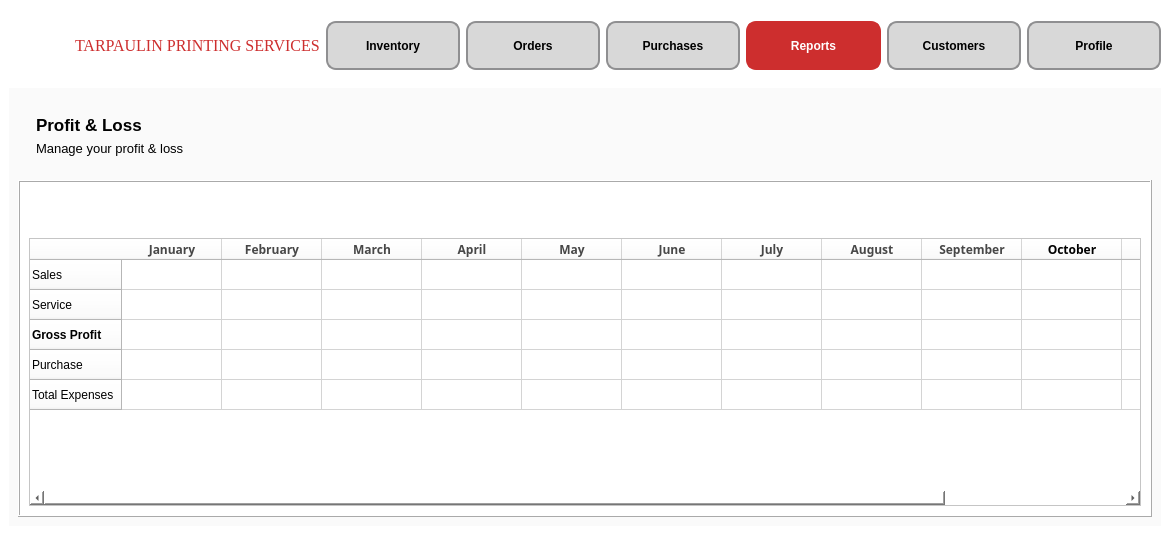
<?xml version="1.0" encoding="UTF-8"?>
<ui version="4.0">
 <class>Report_2</class>
 <widget class="QMainWindow" name="Report_2">
  <property name="geometry">
   <rect>
    <x>0</x>
    <y>0</y>
    <width>1170</width>
    <height>535</height>
   </rect>
  </property>
  <property name="sizePolicy">
   <sizepolicy hsizetype="Fixed" vsizetype="Fixed">
    <horstretch>0</horstretch>
    <verstretch>0</verstretch>
   </sizepolicy>
  </property>
  <property name="windowTitle">
   <string>MainWindow</string>
  </property>
  <property name="styleSheet">
   <string notr="true">background-color: white;</string>
  </property>
  <widget class="QWidget" name="centralwidget">
   <layout class="QVBoxLayout" name="verticalLayout">
    <item>
     <widget class="QFrame" name="NavbarFrame">
      <property name="enabled">
       <bool>true</bool>
      </property>
      <property name="sizePolicy">
       <sizepolicy hsizetype="Preferred" vsizetype="Preferred">
        <horstretch>0</horstretch>
        <verstretch>0</verstretch>
       </sizepolicy>
      </property>
      <property name="font">
       <font>
        <pointsize>10</pointsize>
       </font>
      </property>
      <property name="cursor">
       <cursorShape>ArrowCursor</cursorShape>
      </property>
      <property name="styleSheet">
       <string notr="true">QPushButton {
    min-width: 100px; 
    max-width: 150px;
    min-height: 40px;
    max-height: 35px;
	font-size:12px;
	border: 2px solid #8f8f91; 
	border-radius: 10px;
	background-color: #d8d8d8; 
	min-width: 80px; 
	min-height: 30px; 
	padding: 5px; 
	color: black; 
	font-weight: bold; 
}
</string>
      </property>
      <property name="frameShape">
       <enum>QFrame::NoFrame</enum>
      </property>
      <property name="frameShadow">
       <enum>QFrame::Plain</enum>
      </property>
      <layout class="QHBoxLayout" name="horizontalLayout">
       <property name="leftMargin">
        <number>5</number>
       </property>
       <property name="rightMargin">
        <number>0</number>
       </property>
       <item>
        <widget class="QLabel" name="Logo">
         <property name="enabled">
          <bool>true</bool>
         </property>
         <property name="sizePolicy">
          <sizepolicy hsizetype="Fixed" vsizetype="Fixed">
           <horstretch>0</horstretch>
           <verstretch>0</verstretch>
          </sizepolicy>
         </property>
         <property name="minimumSize">
          <size>
           <width>55</width>
           <height>55</height>
          </size>
         </property>
         <property name="maximumSize">
          <size>
           <width>55</width>
           <height>55</height>
          </size>
         </property>
         <property name="font">
          <font>
           <pointsize>10</pointsize>
          </font>
         </property>
         <property name="cursor">
          <cursorShape>PointingHandCursor</cursorShape>
         </property>
         <property name="autoFillBackground">
          <bool>false</bool>
         </property>
         <property name="styleSheet">
          <string notr="true"/>
         </property>
         <property name="text">
          <string/>
         </property>
         <property name="textFormat">
          <enum>Qt::RichText</enum>
         </property>
         <property name="pixmap">
          <pixmap>static/logo.png</pixmap>
         </property>
         <property name="scaledContents">
          <bool>true</bool>
         </property>
         <property name="wordWrap">
          <bool>false</bool>
         </property>
        </widget>
       </item>
       <item>
        <widget class="QLabel" name="tarp">
         <property name="font">
          <font>
           <family>Georgia</family>
           <pointsize>12</pointsize>
           <weight>9</weight>
           <italic>false</italic>
           <bold>false</bold>
          </font>
         </property>
         <property name="cursor">
          <cursorShape>PointingHandCursor</cursorShape>
         </property>
         <property name="autoFillBackground">
          <bool>false</bool>
         </property>
         <property name="styleSheet">
          <string notr="true">font: 75 12pt &quot;Georgia&quot;;
color: #CD2E2E;</string>
         </property>
         <property name="text">
          <string>TARPAULIN PRINTING SERVICES</string>
         </property>
        </widget>
       </item>
       <item>
        <widget class="QPushButton" name="Inventory">
         <property name="minimumSize">
          <size>
           <width>94</width>
           <height>44</height>
          </size>
         </property>
         <property name="font">
          <font>
           <pointsize>-1</pointsize>
           <weight>75</weight>
           <bold>true</bold>
          </font>
         </property>
         <property name="cursor">
          <cursorShape>PointingHandCursor</cursorShape>
         </property>
         <property name="styleSheet">
          <string notr="true">font-size:12px;

</string>
         </property>
         <property name="text">
          <string>Inventory</string>
         </property>
        </widget>
       </item>
       <item>
        <widget class="QPushButton" name="Order">
         <property name="font">
          <font>
           <pointsize>-1</pointsize>
           <weight>75</weight>
           <bold>true</bold>
          </font>
         </property>
         <property name="cursor">
          <cursorShape>PointingHandCursor</cursorShape>
         </property>
         <property name="styleSheet">
          <string notr="true">font-size:12px;
</string>
         </property>
         <property name="text">
          <string>Orders</string>
         </property>
        </widget>
       </item>
       <item>
        <widget class="QPushButton" name="Purchase">
         <property name="font">
          <font>
           <pointsize>-1</pointsize>
           <weight>75</weight>
           <bold>true</bold>
          </font>
         </property>
         <property name="cursor">
          <cursorShape>PointingHandCursor</cursorShape>
         </property>
         <property name="styleSheet">
          <string notr="true">font-size:12px;
</string>
         </property>
         <property name="text">
          <string>Purchases</string>
         </property>
        </widget>
       </item>
       <item>
        <widget class="QPushButton" name="Report">
         <property name="font">
          <font>
           <pointsize>-1</pointsize>
           <weight>75</weight>
           <bold>true</bold>
          </font>
         </property>
         <property name="cursor">
          <cursorShape>PointingHandCursor</cursorShape>
         </property>
         <property name="styleSheet">
          <string notr="true">font-size:12px;
color: white;
border: 2px solid #CD2E2E;
background-color: #CD2E2E;</string>
         </property>
         <property name="text">
          <string>Reports</string>
         </property>
        </widget>
       </item>
       <item>
        <widget class="QPushButton" name="Customer">
         <property name="font">
          <font>
           <pointsize>-1</pointsize>
           <weight>75</weight>
           <bold>true</bold>
          </font>
         </property>
         <property name="cursor">
          <cursorShape>PointingHandCursor</cursorShape>
         </property>
         <property name="styleSheet">
          <string notr="true">font-size:12px;</string>
         </property>
         <property name="text">
          <string>Customers</string>
         </property>
        </widget>
       </item>
       <item>
        <widget class="QPushButton" name="Profile">
         <property name="font">
          <font>
           <pointsize>-1</pointsize>
           <weight>75</weight>
           <bold>true</bold>
          </font>
         </property>
         <property name="cursor">
          <cursorShape>PointingHandCursor</cursorShape>
         </property>
         <property name="styleSheet">
          <string notr="true">font-size:12px;</string>
         </property>
         <property name="text">
          <string>Profile</string>
         </property>
        </widget>
       </item>
      </layout>
     </widget>
    </item>
    <item>
     <widget class="QFrame" name="TableContainer">
      <property name="sizePolicy">
       <sizepolicy hsizetype="Expanding" vsizetype="Expanding">
        <horstretch>0</horstretch>
        <verstretch>0</verstretch>
       </sizepolicy>
      </property>
      <property name="minimumSize">
       <size>
        <width>0</width>
        <height>2</height>
       </size>
      </property>
      <property name="font">
       <font>
        <pointsize>10</pointsize>
       </font>
      </property>
      <property name="layoutDirection">
       <enum>Qt::LeftToRight</enum>
      </property>
      <property name="autoFillBackground">
       <bool>false</bool>
      </property>
      <property name="styleSheet">
       <string notr="true">background-color: #FAFAFA;
width: 100vw;</string>
      </property>
      <property name="frameShape">
       <enum>QFrame::NoFrame</enum>
      </property>
      <property name="frameShadow">
       <enum>QFrame::Plain</enum>
      </property>
      <layout class="QVBoxLayout" name="verticalLayout_2">
       <item>
        <widget class="QFrame" name="Label">
         <property name="sizePolicy">
          <sizepolicy hsizetype="Preferred" vsizetype="Preferred">
           <horstretch>0</horstretch>
           <verstretch>0</verstretch>
          </sizepolicy>
         </property>
         <property name="font">
          <font>
           <pointsize>10</pointsize>
          </font>
         </property>
         <property name="frameShape">
          <enum>QFrame::NoFrame</enum>
         </property>
         <property name="frameShadow">
          <enum>QFrame::Raised</enum>
         </property>
         <layout class="QHBoxLayout" name="horizontalLayout_4">
          <property name="rightMargin">
           <number>0</number>
          </property>
          <item>
           <widget class="QFrame" name="ProductList">
            <property name="font">
             <font>
              <pointsize>10</pointsize>
             </font>
            </property>
            <property name="frameShape">
             <enum>QFrame::NoFrame</enum>
            </property>
            <property name="frameShadow">
             <enum>QFrame::Raised</enum>
            </property>
            <layout class="QVBoxLayout" name="verticalLayout_3">
             <item>
              <widget class="QLabel" name="ProductLabel">
               <property name="font">
                <font>
                 <pointsize>13</pointsize>
                 <weight>75</weight>
                 <bold>true</bold>
                </font>
               </property>
               <property name="styleSheet">
                <string notr="true">font-weight: bold;</string>
               </property>
               <property name="text">
                <string>Profit &amp; Loss</string>
               </property>
              </widget>
             </item>
             <item>
              <widget class="QLabel" name="manageLabel">
               <property name="font">
                <font>
                 <pointsize>10</pointsize>
                </font>
               </property>
               <property name="text">
                <string>Manage your profit &amp; loss</string>
               </property>
              </widget>
             </item>
            </layout>
           </widget>
          </item>
          <item>
           <widget class="QFrame" name="BtnContainer">
            <property name="font">
             <font>
              <pointsize>10</pointsize>
             </font>
            </property>
            <property name="frameShape">
             <enum>QFrame::NoFrame</enum>
            </property>
            <property name="frameShadow">
             <enum>QFrame::Raised</enum>
            </property>
            <layout class="QHBoxLayout" name="horizontalLayout_3">
             <property name="rightMargin">
              <number>0</number>
             </property>
             <item>
              <spacer name="horizontalSpacer">
               <property name="font">
                <font>
                 <pointsize>10</pointsize>
                </font>
               </property>
               <property name="orientation">
                <enum>Qt::Horizontal</enum>
               </property>
               <property name="sizeHint" stdset="0">
                <size>
                 <width>649</width>
                 <height>20</height>
                </size>
               </property>
              </spacer>
             </item>
            </layout>
           </widget>
          </item>
         </layout>
        </widget>
       </item>
       <item>
        <widget class="QFrame" name="DataFrame">
         <property name="sizePolicy">
          <sizepolicy hsizetype="Expanding" vsizetype="Expanding">
           <horstretch>0</horstretch>
           <verstretch>0</verstretch>
          </sizepolicy>
         </property>
         <property name="font">
          <font>
           <pointsize>10</pointsize>
          </font>
         </property>
         <property name="styleSheet">
          <string notr="true">background-color: white;</string>
         </property>
         <property name="frameShape">
          <enum>QFrame::Box</enum>
         </property>
         <property name="frameShadow">
          <enum>QFrame::Raised</enum>
         </property>
         <layout class="QVBoxLayout" name="verticalLayout_4">
          <item>
           <widget class="QFrame" name="SearchFrame">
            <property name="minimumSize">
             <size>
              <width>0</width>
              <height>41</height>
             </size>
            </property>
            <property name="font">
             <font>
              <pointsize>10</pointsize>
             </font>
            </property>
            <property name="frameShape">
             <enum>QFrame::NoFrame</enum>
            </property>
            <property name="frameShadow">
             <enum>QFrame::Raised</enum>
            </property>
            <layout class="QHBoxLayout" name="horizontalLayout_2">
             <item>
              <spacer name="horizontalSpacer_2">
               <property name="font">
                <font>
                 <pointsize>10</pointsize>
                </font>
               </property>
               <property name="orientation">
                <enum>Qt::Horizontal</enum>
               </property>
               <property name="sizeHint" stdset="0">
                <size>
                 <width>610</width>
                 <height>20</height>
                </size>
               </property>
              </spacer>
             </item>
            </layout>
           </widget>
          </item>
          <item>
           <widget class="QTableWidget" name="tableWidget">
            <property name="font">
             <font>
              <pointsize>10</pointsize>
              <weight>75</weight>
              <bold>true</bold>
             </font>
            </property>
            <property name="columnCount">
             <number>12</number>
            </property>
            <attribute name="horizontalHeaderStretchLastSection">
             <bool>true</bool>
            </attribute>
            <row>
             <property name="text">
              <string>Sales</string>
             </property>
            </row>
            <row>
             <property name="text">
              <string>Service</string>
             </property>
            </row>
            <row>
             <property name="text">
              <string>Gross Profit</string>
             </property>
             <property name="font">
              <font>
               <weight>75</weight>
               <bold>true</bold>
              </font>
             </property>
            </row>
            <row>
             <property name="text">
              <string>Purchase</string>
             </property>
            </row>
            <row>
             <property name="text">
              <string>Total Expenses</string>
             </property>
            </row>
            <column>
             <property name="text">
              <string>January</string>
             </property>
             <property name="font">
              <font>
               <family>Bahnschrift SemiBold</family>
               <pointsize>9</pointsize>
               <weight>75</weight>
               <bold>true</bold>
               <underline>false</underline>
              </font>
             </property>
             <property name="foreground">
              <brush brushstyle="SolidPattern">
               <color alpha="255">
                <red>71</red>
                <green>71</green>
                <blue>71</blue>
               </color>
              </brush>
             </property>
            </column>
            <column>
             <property name="text">
              <string>February</string>
             </property>
             <property name="font">
              <font>
               <family>Bahnschrift SemiBold</family>
               <weight>75</weight>
               <bold>true</bold>
              </font>
             </property>
             <property name="foreground">
              <brush brushstyle="SolidPattern">
               <color alpha="255">
                <red>71</red>
                <green>71</green>
                <blue>71</blue>
               </color>
              </brush>
             </property>
            </column>
            <column>
             <property name="text">
              <string>March</string>
             </property>
             <property name="font">
              <font>
               <family>Bahnschrift SemiBold</family>
               <pointsize>9</pointsize>
               <weight>75</weight>
               <bold>true</bold>
              </font>
             </property>
             <property name="foreground">
              <brush brushstyle="SolidPattern">
               <color alpha="255">
                <red>71</red>
                <green>71</green>
                <blue>71</blue>
               </color>
              </brush>
             </property>
            </column>
            <column>
             <property name="text">
              <string>April</string>
             </property>
             <property name="font">
              <font>
               <family>Bahnschrift SemiBold</family>
               <pointsize>9</pointsize>
               <weight>75</weight>
               <bold>true</bold>
              </font>
             </property>
             <property name="foreground">
              <brush brushstyle="SolidPattern">
               <color alpha="255">
                <red>71</red>
                <green>71</green>
                <blue>71</blue>
               </color>
              </brush>
             </property>
            </column>
            <column>
             <property name="text">
              <string>May</string>
             </property>
             <property name="font">
              <font>
               <family>Bahnschrift SemiBold</family>
               <pointsize>9</pointsize>
               <weight>75</weight>
               <bold>true</bold>
              </font>
             </property>
             <property name="foreground">
              <brush brushstyle="SolidPattern">
               <color alpha="255">
                <red>71</red>
                <green>71</green>
                <blue>71</blue>
               </color>
              </brush>
             </property>
            </column>
            <column>
             <property name="text">
              <string>June</string>
             </property>
             <property name="font">
              <font>
               <family>Bahnschrift SemiBold</family>
               <pointsize>9</pointsize>
               <weight>75</weight>
               <bold>true</bold>
              </font>
             </property>
             <property name="foreground">
              <brush brushstyle="SolidPattern">
               <color alpha="255">
                <red>71</red>
                <green>71</green>
                <blue>71</blue>
               </color>
              </brush>
             </property>
            </column>
            <column>
             <property name="text">
              <string>July</string>
             </property>
             <property name="font">
              <font>
               <family>Bahnschrift SemiBold</family>
               <pointsize>9</pointsize>
               <weight>75</weight>
               <bold>true</bold>
              </font>
             </property>
             <property name="foreground">
              <brush brushstyle="SolidPattern">
               <color alpha="255">
                <red>71</red>
                <green>71</green>
                <blue>71</blue>
               </color>
              </brush>
             </property>
            </column>
            <column>
             <property name="text">
              <string>August</string>
             </property>
             <property name="font">
              <font>
               <family>Bahnschrift SemiBold</family>
               <pointsize>9</pointsize>
               <weight>75</weight>
               <bold>true</bold>
              </font>
             </property>
             <property name="foreground">
              <brush brushstyle="SolidPattern">
               <color alpha="255">
                <red>71</red>
                <green>71</green>
                <blue>71</blue>
               </color>
              </brush>
             </property>
            </column>
            <column>
             <property name="text">
              <string>September</string>
             </property>
             <property name="font">
              <font>
               <family>Bahnschrift SemiBold</family>
               <pointsize>9</pointsize>
               <weight>75</weight>
               <bold>true</bold>
              </font>
             </property>
             <property name="foreground">
              <brush brushstyle="SolidPattern">
               <color alpha="255">
                <red>71</red>
                <green>71</green>
                <blue>71</blue>
               </color>
              </brush>
             </property>
            </column>
            <column>
             <property name="text">
              <string>October</string>
             </property>
             <property name="font">
              <font>
               <family>Bahnschrift SemiBold</family>
               <weight>75</weight>
               <bold>true</bold>
              </font>
             </property>
            </column>
            <column>
             <property name="text">
              <string>November</string>
             </property>
             <property name="font">
              <font>
               <family>Bahnschrift SemiBold</family>
               <weight>75</weight>
               <bold>true</bold>
              </font>
             </property>
            </column>
            <column>
             <property name="text">
              <string>December</string>
             </property>
             <property name="font">
              <font>
               <family>Bahnschrift SemiBold</family>
               <weight>75</weight>
               <bold>true</bold>
              </font>
             </property>
            </column>
           </widget>
          </item>
         </layout>
        </widget>
       </item>
      </layout>
     </widget>
    </item>
   </layout>
  </widget>
 </widget>
 <resources>
  <include location="images.qrc"/>
  <include location="font.qrc"/>
 </resources>
 <connections/>
</ui>
